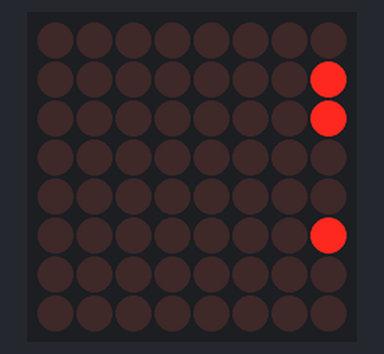
A program run on a simulated MicroPython board. On the bench: 8×8 LED matrix. Library files of the repository ran but are not shown: max7219.py.

Above: at 3.67 s.
At 4.37 s:
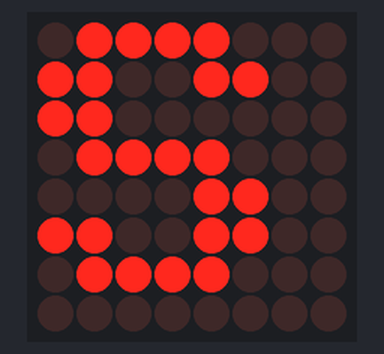
At 5.18 s:
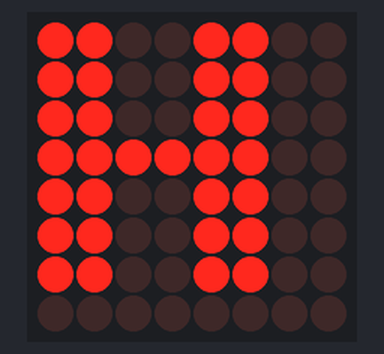
At 6.69 s:
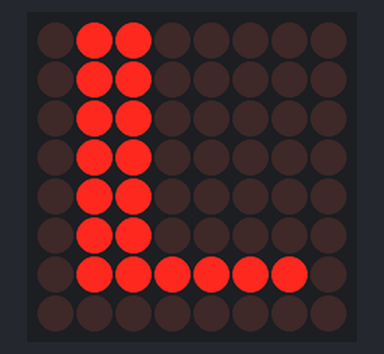
At 8.21 s:
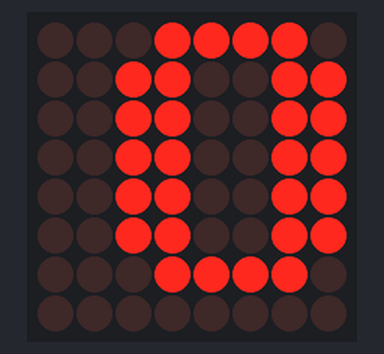
At 9.8 s:
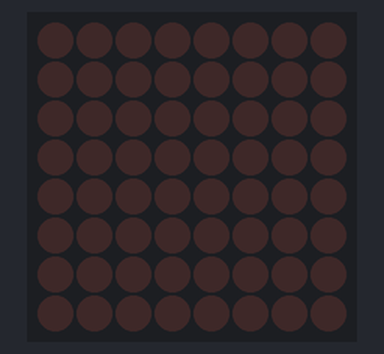

Measured:
- by itself, everything shown: repeats every 8.9 s, in 62 steps
- what the display in image 5 shows lasts 2.7 s, from 9.8 s to 12.5 s

The program:

scrolling_text.py
```python
from machine import Pin, SPI
from lib import max7219
from time import sleep

spi = SPI(0,sck=Pin(2),mosi=Pin(3))
cs = Pin(5, Pin.OUT)

display = max7219.Matrix8x8(spi, cs, 1)

display.brightness(1)

scrolling_message = "SHELDON"
length = len(scrolling_message)
column = (length * 8)

display.fill(0)
display.show()
sleep(1)

while True:
    for x in range(32, -column, -1):
        display.fill(0)
        display.text(scrolling_message ,x,0,1)
        display.show()
        sleep(0.1)
```
